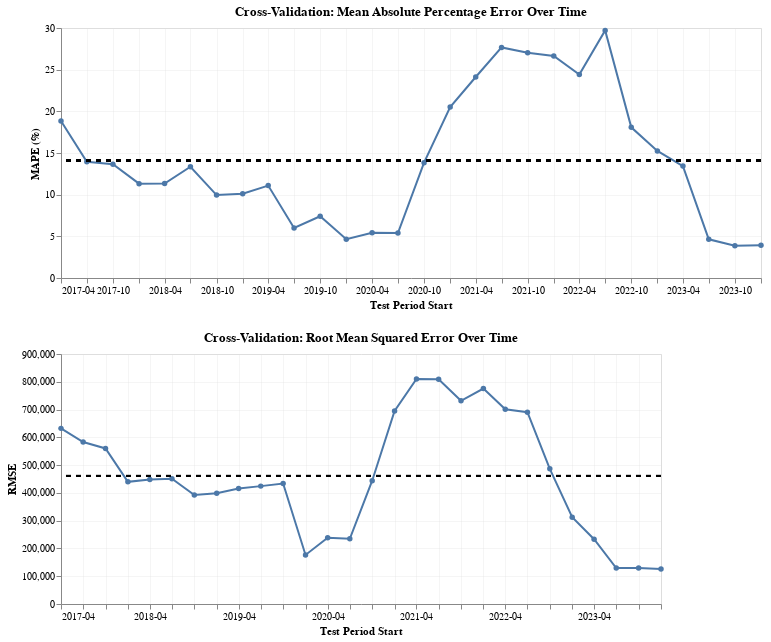

The notebook cell saved with this chart:
### Code cell
mean_mape = cv_df["mape"].mean()
mean_rmse = cv_df["rmse"].mean()

mape_line = (
    alt.Chart(cv_df)
    .mark_line(point=True, size=2)
    .encode(
        x=alt.X(
            "test_start:T",
            title="Test Period Start",
            axis=alt.Axis(format="%Y-%m"),
        ),
        y=alt.Y("mape:Q", title="MAPE (%)"),
        tooltip=alt.Tooltip(["test_start:T", "mape:Q", "rmse:Q", "mae:Q"]),
    )
)

mape_mean = (
    alt.Chart(cv_df).mark_rule(strokeDash=[5, 5], size=2).encode(y=alt.datum(mean_mape))
)

mape_chart = (mape_line + mape_mean).properties(
    width=700,
    height=250,
    title="Cross-Validation: Mean Absolute Percentage Error Over Time",
)

rmse_line = (
    alt.Chart(cv_df)
    .mark_line(point=True, size=2)
    .encode(
        x=alt.X(
            "test_start:T",
            title="Test Period Start",
            axis=alt.Axis(format="%Y-%m"),
        ),
        y=alt.Y("rmse:Q", title="RMSE"),
    )
)

rmse_mean = (
    alt.Chart(cv_df).mark_rule(strokeDash=[5, 5], size=2).encode(y=alt.datum(mean_rmse))
)

rmse_chart = (rmse_line + rmse_mean).properties(
    width=600, height=250, title="Cross-Validation: Root Mean Squared Error Over Time"
)

chart = alt.vconcat(mape_chart, rmse_chart).configure_axis(grid=True, gridOpacity=0.3)
chart

### Figure 1 — Vega-Lite specification as saved in the notebook (floating-point values rounded to 4 significant figures)
{"config": {"view": {"continuousWidth": 300, "continuousHeight": 300}, "axis": {"grid": true, "gridOpacity": 0.3}}, "vconcat": [{"layer": [{"mark": {"type": "line", "point": true, "size": 2}, "encoding": {"tooltip": [{"field": "test_start", "type": "temporal"}, {"field": "mape", "type": "quantitative"}, {"field": "rmse", "type": "quantitative"}, {"field": "mae", "type": "quantitative"}], "x": {"axis": {"format": "%Y-%m"}, "field": "test_start", "title": "Test Period Start", "type": "temporal"}, "y": {"field": "mape", "title": "MAPE (%)", "type": "quantitative"}}}, {"mark": {"type": "rule", "size": 2, "strokeDash": [5, 5]}, "encoding": {"y": {"datum": 14.13}}}], "height": 250, "title": "Cross-Validation: Mean Absolute Percentage Error Over Time", "width": 700}, {"layer": [{"mark": {"type": "line", "point": true, "size": 2}, "encoding": {"x": {"axis": {"format": "%Y-%m"}, "field": "test_start", "title": "Test Period Start", "type": "temporal"}, "y": {"field": "rmse", "title": "RMSE", "type": "quantitative"}}}, {"mark": {"type": "rule", "size": 2, "strokeDash": [5, 5]}, "encoding": {"y": {"datum": 460800.0}}}], "height": 250, "title": "Cross-Validation: Root Mean Squared Error Over Time", "width": 600}], "data": {"name": "data-d9e9a6a97c77cbdda1657fa8f92ff1ae"}, "$schema": "https://vega.github.io/schema/vega-lite/v5.20.1.json", "datasets": {"data-d9e9a6a97c77cbdda1657fa8f92ff1ae": [{"fold": 1, "train_end": "2017-01-01T00:00:00", "test_start": "2017-04-01T00:00:00", "test_end": "2018-01-01T00:00:00", "train_size": 20, "mae": 490700.0, "rmse": 632300.0, "mape": 18.85, "evi_lag_1_coef": 0.8761}, {"fold": 2, "train_end": "2017-04-01T00:00:00", "test_start": "2017-07-01T00:00:00", "test_end": "2018-04-01T00:00:00", "train_size": 21, "mae": 447300.0, "rmse": 583000.0, "mape": 13.95, "evi_lag_1_coef": 0.8445}, {"fold": 3, "train_end": "2017-07-01T00:00:00", "test_start": "2017-10-01T00:00:00", "test_end": "2018-07-01T00:00:00", "train_size": 22, "mae": 453200.0, "rmse": 560000.0, "mape": 13.66, "evi_lag_1_coef": 0.8091}, {"fold": 4, "train_end": "2017-10-01T00:00:00", "test_start": "2018-01-01T00:00:00", "test_end": "2018-10-01T00:00:00", "train_size": 23, "mae": 353200.0, "rmse": 439800.0, "mape": 11.32, "evi_lag_1_coef": 0.759}, {"fold": 5, "train_end": "2018-01-01T00:00:00", "test_start": "2018-04-01T00:00:00", "test_end": "2019-01-01T00:00:00", "train_size": 24, "mae": 356100.0, "rmse": 448500.0, "mape": 11.34, "evi_lag_1_coef": 0.7571}, {"fold": 6, "train_end": "2018-04-01T00:00:00", "test_start": "2018-07-01T00:00:00", "test_end": "2019-04-01T00:00:00", "train_size": 25, "mae": 367300.0, "rmse": 450700.0, "mape": 13.35, "evi_lag_1_coef": 0.7411}, {"fold": 7, "train_end": "2018-07-01T00:00:00", "test_start": "2018-10-01T00:00:00", "test_end": "2019-07-01T00:00:00", "train_size": 26, "mae": 284600.0, "rmse": 392200.0, "mape": 9.95, "evi_lag_1_coef": 0.7882}, {"fold": 8, "train_end": "2018-10-01T00:00:00", "test_start": "2019-01-01T00:00:00", "test_end": "2019-10-01T00:00:00", "train_size": 27, "mae": 275400.0, "rmse": 398700.0, "mape": 10.11, "evi_lag_1_coef": 0.7109}, {"fold": 9, "train_end": "2019-01-01T00:00:00", "test_start": "2019-04-01T00:00:00", "test_end": "2020-01-01T00:00:00", "train_size": 28, "mae": 317600.0, "rmse": 415600.0, "mape": 11.09, "evi_lag_1_coef": 0.713}, {"fold": 10, "train_end": "2019-04-01T00:00:00", "test_start": "2019-07-01T00:00:00", "test_end": "2020-04-01T00:00:00", "train_size": 29, "mae": 271000.0, "rmse": 424400.0, "mape": 6.01, "evi_lag_1_coef": 0.7171}, {"fold": 11, "train_end": "2019-07-01T00:00:00", "test_start": "2019-10-01T00:00:00", "test_end": "2020-07-01T00:00:00", "train_size": 30, "mae": 303500.0, "rmse": 433600.0, "mape": 7.41, "evi_lag_1_coef": 0.719}, {"fold": 12, "train_end": "2019-10-01T00:00:00", "test_start": "2020-01-01T00:00:00", "test_end": "2020-10-01T00:00:00", "train_size": 31, "mae": 138100.0, "rmse": 176600.0, "mape": 4.66, "evi_lag_1_coef": 0.749}, {"fold": 13, "train_end": "2020-01-01T00:00:00", "test_start": "2020-04-01T00:00:00", "test_end": "2021-01-01T00:00:00", "train_size": 32, "mae": 167500.0, "rmse": 238500.0, "mape": 5.44, "evi_lag_1_coef": 0.7279}, {"fold": 14, "train_end": "2020-04-01T00:00:00", "test_start": "2020-07-01T00:00:00", "test_end": "2021-04-01T00:00:00", "train_size": 33, "mae": 164300.0, "rmse": 234800.0, "mape": 5.39, "evi_lag_1_coef": 0.7296}, {"fold": 15, "train_end": "2020-07-01T00:00:00", "test_start": "2020-10-01T00:00:00", "test_end": "2021-07-01T00:00:00", "train_size": 34, "mae": 302400.0, "rmse": 443900.0, "mape": 13.84, "evi_lag_1_coef": 0.7373}, {"fold": 16, "train_end": "2020-10-01T00:00:00", "test_start": "2021-01-01T00:00:00", "test_end": "2021-10-01T00:00:00", "train_size": 35, "mae": 566200.0, "rmse": 695100.0, "mape": 20.52, "evi_lag_1_coef": 0.7378}, {"fold": 17, "train_end": "2021-01-01T00:00:00", "test_start": "2021-04-01T00:00:00", "test_end": "2022-01-01T00:00:00", "train_size": 36, "mae": 698400.0, "rmse": 810300.0, "mape": 24.12, "evi_lag_1_coef": 0.7485}, {"fold": 18, "train_end": "2021-04-01T00:00:00", "test_start": "2021-07-01T00:00:00", "test_end": "2022-04-01T00:00:00", "train_size": 37, "mae": 714800.0, "rmse": 808900.0, "mape": 27.67, "evi_lag_1_coef": 0.7457}, {"fold": 19, "train_end": "2021-07-01T00:00:00", "test_start": "2021-10-01T00:00:00", "test_end": "2022-07-01T00:00:00", "train_size": 38, "mae": 644200.0, "rmse": 731600.0, "mape": 27.04, "evi_lag_1_coef": 0.7407}, {"fold": 20, "train_end": "2021-10-01T00:00:00", "test_start": "2022-01-01T00:00:00", "test_end": "2022-10-01T00:00:00", "train_size": 39, "mae": 672000.0, "rmse": 775600.0, "mape": 26.64, "evi_lag_1_coef": 0.6896}, {"fold": 21, "train_end": "2022-01-01T00:00:00", "test_start": "2022-04-01T00:00:00", "test_end": "2023-01-01T00:00:00", "train_size": 40, "mae": 601700.0, "rmse": 701300.0, "mape": 24.41, "evi_lag_1_coef": 0.6735}, {"fold": 22, "train_end": "2022-04-01T00:00:00", "test_start": "2022-07-01T00:00:00", "test_end": "2023-04-01T00:00:00", "train_size": 41, "mae": 622600.0, "rmse": 690600.0, "mape": 29.71, "evi_lag_1_coef": 0.6614}, {"fold": 23, "train_end": "2022-07-01T00:00:00", "test_start": "2022-10-01T00:00:00", "test_end": "2023-07-01T00:00:00", "train_size": 42, "mae": 380600.0, "rmse": 486500.0, "mape": 18.08, "evi_lag_1_coef": 0.5713}, {"fold": 24, "train_end": "2022-10-01T00:00:00", "test_start": "2023-01-01T00:00:00", "test_end": "2023-10-01T00:00:00", "train_size": 43, "mae": 266500.0, "rmse": 312500.0, "mape": 15.25, "evi_lag_1_coef": 0.5243}, {"fold": 25, "train_end": "2023-01-01T00:00:00", "test_start": "2023-04-01T00:00:00", "test_end": "2024-01-01T00:00:00", "train_size": 44, "mae": 195600.0, "rmse": 233200.0, "mape": 13.43, "evi_lag_1_coef": 0.5396}, {"fold": 26, "train_end": "2023-04-01T00:00:00", "test_start": "2023-07-01T00:00:00", "test_end": "2024-04-01T00:00:00", "train_size": 45, "mae": 104700.0, "rmse": 129600.0, "mape": 4.64, "evi_lag_1_coef": 0.6083}, {"fold": 27, "train_end": "2023-07-01T00:00:00", "test_start": "2023-10-01T00:00:00", "test_end": "2024-07-01T00:00:00", "train_size": 46, "mae": 92300.0, "rmse": 129600.0, "mape": 3.86, "evi_lag_1_coef": 0.6001}, {"fold": 28, "train_end": "2023-10-01T00:00:00", "test_start": "2024-01-01T00:00:00", "test_end": "2024-10-01T00:00:00", "train_size": 47, "mae": 93890.0, "rmse": 126100.0, "mape": 3.92, "evi_lag_1_coef": 0.6053}]}}
